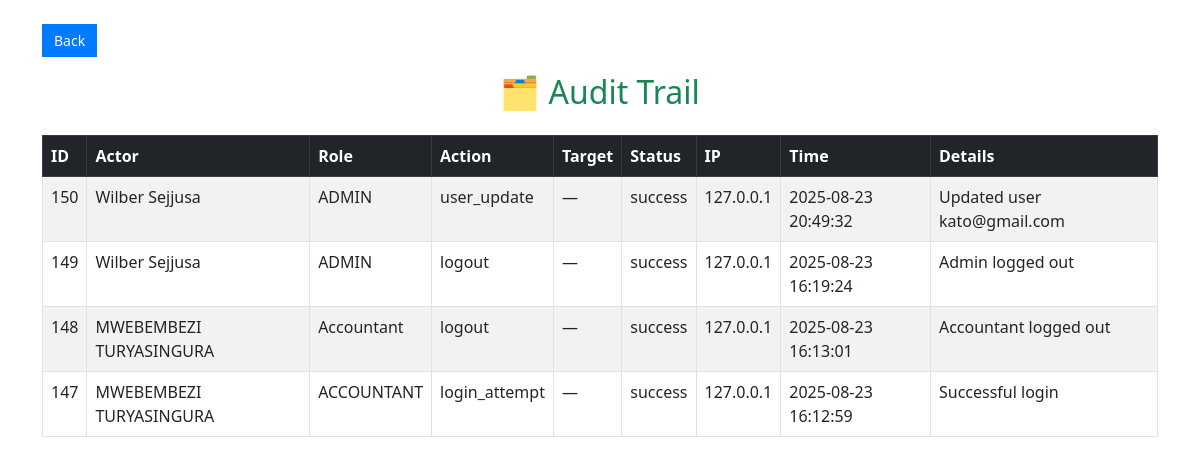
/admin/audit-trail (signed in), run on an earlier commit of the app's database.
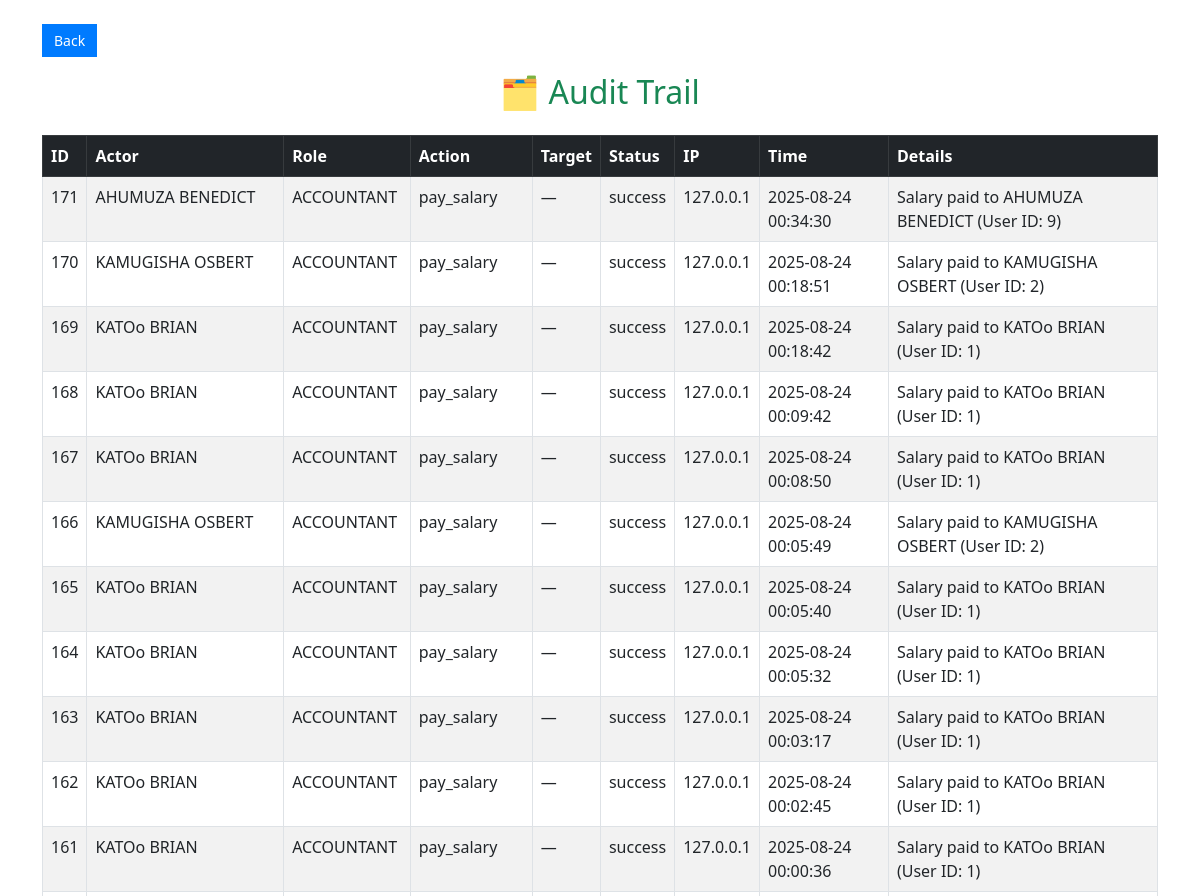
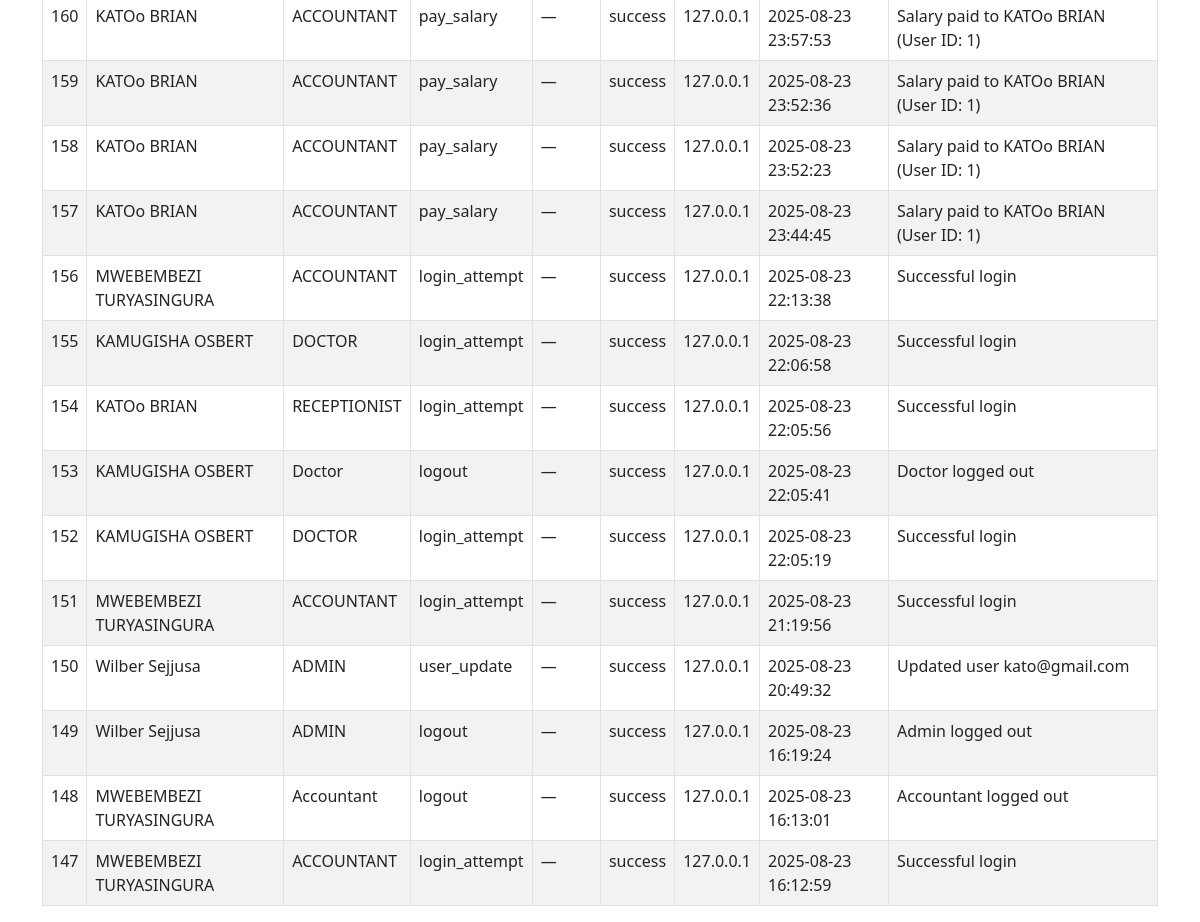
And on a later commit of the database (2 pictures, top to bottom).
### tables this page shows
CREATE TABLE audit_trail (
    id INTEGER PRIMARY KEY AUTOINCREMENT,
    actor_id INTEGER NOT NULL,
    actor_role TEXT NOT NULL,
    first_name TEXT NOT NULL,
    last_name TEXT NOT NULL,
    action TEXT NOT NULL,
    target_user_id INTEGER,
    timestamp TEXT NOT NULL,
    details TEXT, status TEXT, ip_address TEXT,
    FOREIGN KEY (actor_id) REFERENCES users(id),
    FOREIGN KEY (target_user_id) REFERENCES users(id)
);

### routes/admin_routes.py (the view)
@admin_bp.route('/audit-trail')
def audit_trail():
    if 'admin_id' not in session:
        return redirect(url_for('admin.admin_login'))
    conn = get_db_connection()  # ✅ Centralized connection
    cursor = conn.cursor()
    cursor.execute("SELECT * FROM audit_trail ORDER BY timestamp DESC")
    entries = cursor.fetchall()
    conn.close()
    return render_template('admin/audit_trail.html', entries=entries)

### utils/db.py (called while the page is built)
def get_db_connection():
    db_path = os.path.join(os.path.dirname(__file__), '..', 'hospital.db')
    db_path = os.path.abspath(db_path)  # ✅ Ensures full path
    conn = sqlite3.connect(db_path)
    conn.row_factory = sqlite3.Row     # ✅ Enables dict-like access to rows
    return conn

### templates/admin/audit_trail.html (shortened to what this page needs)
<!DOCTYPE html>
<html lang="en">
<head>
    <link href="https://cdn.jsdelivr.net/npm/bootstrap@5.3.0/dist/css/bootstrap.min.css" rel="stylesheet">
</head>
<body>
<div class="container mt-4">
    <button onclick="window.history.back()" class="back-btn mb-3 d-inline-block">Back</button>
    <h2 class="text-center text-success">🗂️ Audit Trail</h2>
    <table class="table table-bordered table-striped mt-4">
        <thead class="table-dark">
            <tr>
                <th>ID</th>
                <th>Actor</th>
                <th>Role</th>
                <th>Action</th>
                <th>Target</th>
                <th>Status</th>
                <th>IP</th>
                <th>Time</th>
                <th>Details</th>
            </tr>
        </thead>
        <tbody>
            {% for entry in entries %}
            <tr>
                <td>{{ entry[0] }}</td>
                <td>{{ entry[3] }} {{ entry[4] }}</td>
                <td>{{ entry[2] }}</td>
                <td>{{ entry[5] }}</td>
                <td>{{ entry[6] or '—' }}</td>
                <td>{{ entry[9] or '—' }}</td>
                <td>{{ entry[10] or '—' }}</td>
                <td>{{ entry[7] }}</td>
                <td>{{ entry[8] }}</td>
            </tr>
            {% endfor %}
        </tbody>
    </table>
</div>
</body>
</html>

### templates/admin/audit_trail.html (style rules this page uses)
.back-btn { background-color: #007BFF; color: white; border: none; padding: 6px 12px; font-size: 14px; text-decoration: none; }

What changed in the data, as far as the page shows it:
added audit_trail: id "171", first_name "AHUMUZA", last_name "BENEDICT", actor_role "ACCOUNTANT", action "pay_salary", entry "—", status "success", ip_address "127.0.0.1", timestamp "2025-08-24 00:34:30", details "Salary paid to AHUMUZA BENEDICT (User ID: 9)"
added audit_trail: id "170", first_name "KAMUGISHA", last_name "OSBERT", actor_role "ACCOUNTANT", action "pay_salary", entry "—", status "success", ip_address "127.0.0.1", timestamp "2025-08-24 00:18:51", details "Salary paid to KAMUGISHA OSBERT (User ID: 2)"
added audit_trail: id "169", first_name "KATOo", last_name "BRIAN", actor_role "ACCOUNTANT", action "pay_salary", entry "—", status "success", ip_address "127.0.0.1", timestamp "2025-08-24 00:18:42", details "Salary paid to KATOo BRIAN (User ID: 1)"
added audit_trail: id "168", first_name "KATOo", last_name "BRIAN", actor_role "ACCOUNTANT", action "pay_salary", entry "—", status "success", ip_address "127.0.0.1", timestamp "2025-08-24 00:09:42", details "Salary paid to KATOo BRIAN (User ID: 1)"
added audit_trail: id "167", first_name "KATOo", last_name "BRIAN", actor_role "ACCOUNTANT", action "pay_salary", entry "—", status "success", ip_address "127.0.0.1", timestamp "2025-08-24 00:08:50", details "Salary paid to KATOo BRIAN (User ID: 1)"
added audit_trail: id "166", first_name "KAMUGISHA", last_name "OSBERT", actor_role "ACCOUNTANT", action "pay_salary", entry "—", status "success", ip_address "127.0.0.1", timestamp "2025-08-24 00:05:49", details "Salary paid to KAMUGISHA OSBERT (User ID: 2)"
added audit_trail: id "165", first_name "KATOo", last_name "BRIAN", actor_role "ACCOUNTANT", action "pay_salary", entry "—", status "success", ip_address "127.0.0.1", timestamp "2025-08-24 00:05:40", details "Salary paid to KATOo BRIAN (User ID: 1)"
added audit_trail: id "164", first_name "KATOo", last_name "BRIAN", actor_role "ACCOUNTANT", action "pay_salary", entry "—", status "success", ip_address "127.0.0.1", timestamp "2025-08-24 00:05:32", details "Salary paid to KATOo BRIAN (User ID: 1)"
added audit_trail: id "163", first_name "KATOo", last_name "BRIAN", actor_role "ACCOUNTANT", action "pay_salary", entry "—", status "success", ip_address "127.0.0.1", timestamp "2025-08-24 00:03:17", details "Salary paid to KATOo BRIAN (User ID: 1)"
added audit_trail: id "162", first_name "KATOo", last_name "BRIAN", actor_role "ACCOUNTANT", action "pay_salary", entry "—", status "success", ip_address "127.0.0.1", timestamp "2025-08-24 00:02:45", details "Salary paid to KATOo BRIAN (User ID: 1)"
added audit_trail: id "161", first_name "KATOo", last_name "BRIAN", actor_role "ACCOUNTANT", action "pay_salary", entry "—", status "success", ip_address "127.0.0.1", timestamp "2025-08-24 00:00:36", details "Salary paid to KATOo BRIAN (User ID: 1)"
added audit_trail: id "160", first_name "KATOo", last_name "BRIAN", actor_role "ACCOUNTANT", action "pay_salary", entry "—", status "success", ip_address "127.0.0.1", timestamp "2025-08-23 23:57:53", details "Salary paid to KATOo BRIAN (User ID: 1)"
added audit_trail: id "159", first_name "KATOo", last_name "BRIAN", actor_role "ACCOUNTANT", action "pay_salary", entry "—", status "success", ip_address "127.0.0.1", timestamp "2025-08-23 23:52:36", details "Salary paid to KATOo BRIAN (User ID: 1)"
added audit_trail: id "158", first_name "KATOo", last_name "BRIAN", actor_role "ACCOUNTANT", action "pay_salary", entry "—", status "success", ip_address "127.0.0.1", timestamp "2025-08-23 23:52:23", details "Salary paid to KATOo BRIAN (User ID: 1)"
added audit_trail: id "157", first_name "KATOo", last_name "BRIAN", actor_role "ACCOUNTANT", action "pay_salary", entry "—", status "success", ip_address "127.0.0.1", timestamp "2025-08-23 23:44:45", details "Salary paid to KATOo BRIAN (User ID: 1)"
added audit_trail: id "156", first_name "MWEBEMBEZI", last_name "TURYASINGURA", actor_role "ACCOUNTANT", action "login_attempt", entry "—", status "success", ip_address "127.0.0.1", timestamp "2025-08-23 22:13:38", details "Successful login"
added audit_trail: id "155", first_name "KAMUGISHA", last_name "OSBERT", actor_role "DOCTOR", action "login_attempt", entry "—", status "success", ip_address "127.0.0.1", timestamp "2025-08-23 22:06:58", details "Successful login"
added audit_trail: id "154", first_name "KATOo", last_name "BRIAN", actor_role "RECEPTIONIST", action "login_attempt", entry "—", status "success", ip_address "127.0.0.1", timestamp "2025-08-23 22:05:56", details "Successful login"
added audit_trail: id "153", first_name "KAMUGISHA", last_name "OSBERT", actor_role "Doctor", action "logout", entry "—", status "success", ip_address "127.0.0.1", timestamp "2025-08-23 22:05:41", details "Doctor logged out"
added audit_trail: id "152", first_name "KAMUGISHA", last_name "OSBERT", actor_role "DOCTOR", action "login_attempt", entry "—", status "success", ip_address "127.0.0.1", timestamp "2025-08-23 22:05:19", details "Successful login"
added audit_trail: id "151", first_name "MWEBEMBEZI", last_name "TURYASINGURA", actor_role "ACCOUNTANT", action "login_attempt", entry "—", status "success", ip_address "127.0.0.1", timestamp "2025-08-23 21:19:56", details "Successful login"
